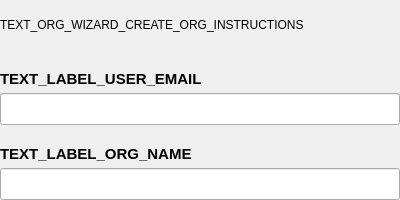
<?xml version="1.0" encoding="UTF-8"?>
<ui version="4.0">
 <class>CreateOrgSaasWidget</class>
 <widget class="QWidget" name="CreateOrgSaasWidget">
  <property name="geometry">
   <rect>
    <x>0</x>
    <y>0</y>
    <width>400</width>
    <height>200</height>
   </rect>
  </property>
  <property name="minimumSize">
   <size>
    <width>0</width>
    <height>0</height>
   </size>
  </property>
  <property name="maximumSize">
   <size>
    <width>400</width>
    <height>16777215</height>
   </size>
  </property>
  <property name="windowTitle">
   <string>Form</string>
  </property>
  <layout class="QVBoxLayout" name="verticalLayout">
   <property name="spacing">
    <number>20</number>
   </property>
   <property name="leftMargin">
    <number>0</number>
   </property>
   <property name="topMargin">
    <number>0</number>
   </property>
   <property name="rightMargin">
    <number>0</number>
   </property>
   <property name="bottomMargin">
    <number>0</number>
   </property>
   <item>
    <widget class="QLabel" name="label">
     <property name="text">
      <string>TEXT_ORG_WIZARD_CREATE_ORG_INSTRUCTIONS</string>
     </property>
     <property name="wordWrap">
      <bool>true</bool>
     </property>
    </widget>
   </item>
   <item>
    <layout class="QVBoxLayout" name="verticalLayout_5">
     <property name="spacing">
      <number>5</number>
     </property>
     <item>
      <widget class="QLabel" name="label_user_email">
       <property name="font">
        <font>
         <pointsize>11</pointsize>
         <weight>75</weight>
         <bold>true</bold>
        </font>
       </property>
       <property name="text">
        <string>TEXT_LABEL_USER_EMAIL</string>
       </property>
       <property name="alignment">
        <set>Qt::AlignLeading|Qt::AlignLeft|Qt::AlignVCenter</set>
       </property>
      </widget>
     </item>
     <item>
      <widget class="QLineEdit" name="line_edit_user_email">
       <property name="minimumSize">
        <size>
         <width>0</width>
         <height>32</height>
        </size>
       </property>
       <property name="font">
        <font>
         <pointsize>12</pointsize>
        </font>
       </property>
       <property name="placeholderText">
        <string/>
       </property>
      </widget>
     </item>
    </layout>
   </item>
   <item>
    <layout class="QVBoxLayout" name="verticalLayout_7">
     <property name="spacing">
      <number>5</number>
     </property>
     <item>
      <widget class="QLabel" name="label_org_name">
       <property name="font">
        <font>
         <pointsize>11</pointsize>
         <weight>75</weight>
         <bold>true</bold>
        </font>
       </property>
       <property name="text">
        <string>TEXT_LABEL_ORG_NAME</string>
       </property>
       <property name="alignment">
        <set>Qt::AlignLeading|Qt::AlignLeft|Qt::AlignVCenter</set>
       </property>
      </widget>
     </item>
     <item>
      <widget class="QLineEdit" name="line_edit_org_name">
       <property name="minimumSize">
        <size>
         <width>0</width>
         <height>32</height>
        </size>
       </property>
       <property name="font">
        <font>
         <pointsize>12</pointsize>
        </font>
       </property>
       <property name="placeholderText">
        <string/>
       </property>
      </widget>
     </item>
    </layout>
   </item>
  </layout>
 </widget>
 <resources/>
 <connections/>
</ui>
